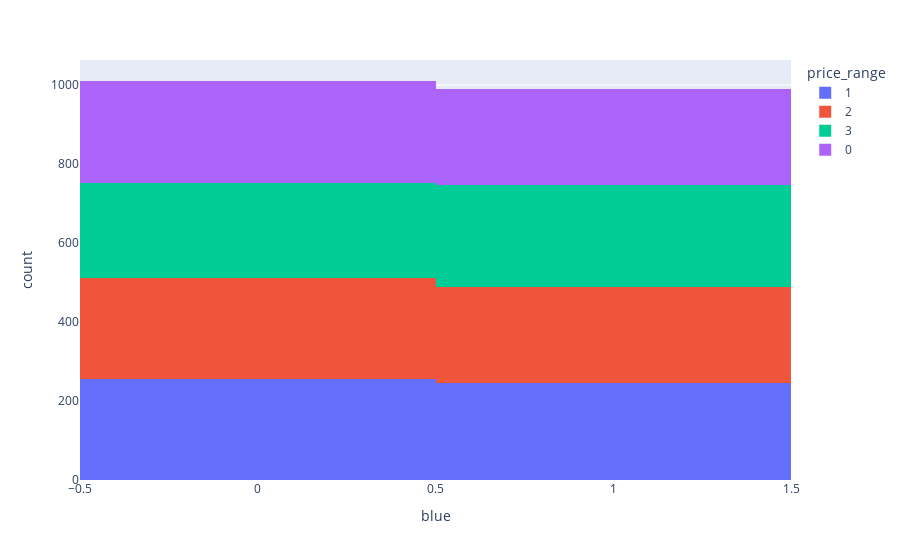

The cell this chart's notebook holds for it:
### Code cell
px.histogram(df , x = 'blue' , color = 'price_range')

### Figure 1 — Plotly figure (JSON) as saved in the notebook; plotly's stock layout.template omitted (floating-point values rounded to 4 significant figures; data arrays with more than 128 entries replaced by an {"elided": "..."} marker saying what was removed)
{"data": [{"bingroup": "x", "hovertemplate": "price_range=1<br>blue=%{x}<br>count=%{y}<extra></extra>", "legendgroup": "1", "marker": {"color": "#636efa", "pattern": {"shape": ""}}, "name": "1", "orientation": "v", "showlegend": true, "type": "histogram", "x": {"elided": "500 int values"}, "xaxis": "x", "yaxis": "y"}, {"bingroup": "x", "hovertemplate": "price_range=2<br>blue=%{x}<br>count=%{y}<extra></extra>", "legendgroup": "2", "marker": {"color": "#EF553B", "pattern": {"shape": ""}}, "name": "2", "orientation": "v", "showlegend": true, "type": "histogram", "x": {"elided": "500 int values"}, "xaxis": "x", "yaxis": "y"}, {"bingroup": "x", "hovertemplate": "price_range=3<br>blue=%{x}<br>count=%{y}<extra></extra>", "legendgroup": "3", "marker": {"color": "#00cc96", "pattern": {"shape": ""}}, "name": "3", "orientation": "v", "showlegend": true, "type": "histogram", "x": {"elided": "500 int values"}, "xaxis": "x", "yaxis": "y"}, {"bingroup": "x", "hovertemplate": "price_range=0<br>blue=%{x}<br>count=%{y}<extra></extra>", "legendgroup": "0", "marker": {"color": "#ab63fa", "pattern": {"shape": ""}}, "name": "0", "orientation": "v", "showlegend": true, "type": "histogram", "x": {"elided": "500 int values"}, "xaxis": "x", "yaxis": "y"}], "layout": {"barmode": "relative", "legend": {"title": {"text": "price_range"}, "tracegroupgap": 0}, "margin": {"t": 60}, "xaxis": {"anchor": "y", "domain": [0, 1], "title": {"text": "blue"}}, "yaxis": {"anchor": "x", "domain": [0, 1], "title": {"text": "count"}}}}
